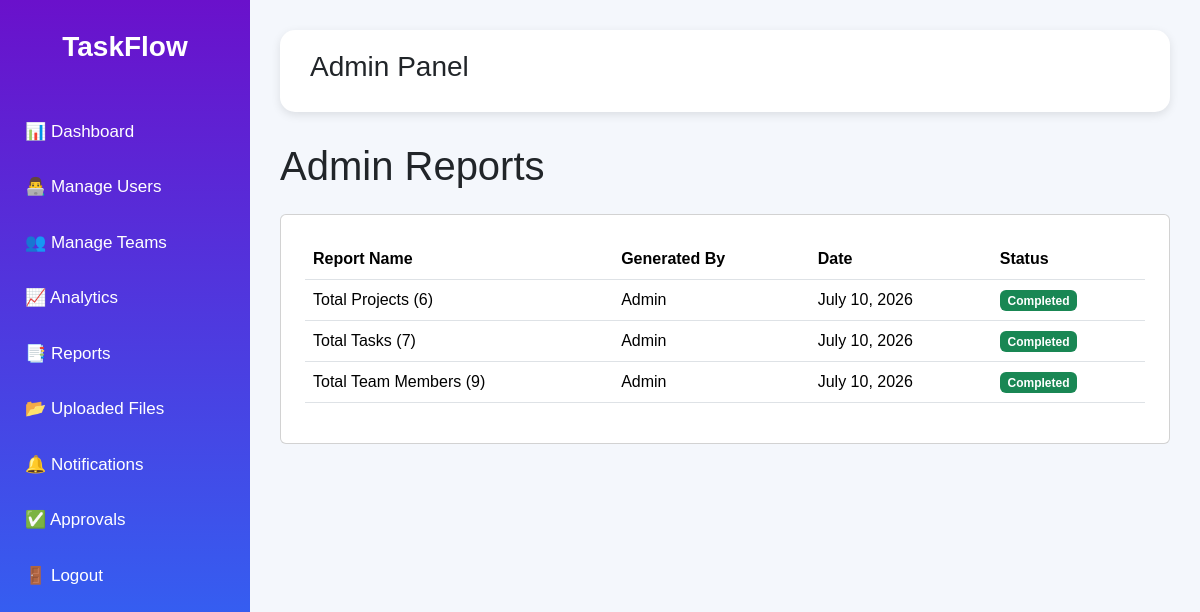
The page /reports/ on the database its author committed.
### productivity/models.py (models this page shows)
class Task(models.Model):
    project = models.ForeignKey(
        Project,
        on_delete=models.CASCADE
    )
    title = models.CharField(max_length=200)
    status = models.CharField(max_length=50)
    priority = models.CharField(max_length=50)
    assigned_to = models.CharField(max_length=100)
    deadline = models.DateField()

### productivity/views.py (the view)
def reports(request):
    reports_data = [
        {
            'name': f'Total Projects ({Project.objects.count()})',
            'generated_by': 'Admin',
            'date': date.today(),
            'status': 'Completed'
        },
        {
            'name': f'Total Tasks ({Task.objects.count()})',
            'generated_by': 'Admin',
            'date': date.today(),
            'status': 'Completed'
        },
        {
            'name': f'Total Team Members ({Team.objects.count()})',
            'generated_by': 'Admin',
            'date': date.today(),
            'status': 'Completed'
        }
    ]
    return render(
        request,
        'admin/reports.html',
        {
            'reports_data': reports_data
        }
    )

### productivity/templates/admin/reports.html
{% extends 'base/admin_base.html' %}
{% block content %}
<h1 class="mb-4">
Admin Reports
</h1>
<div class="card p-4">
<table class="table table-hover">
<thead>
<tr>
<th>
Report Name
</th>
<th>
Generated By
</th>
<th>
Date
</th>
<th>
Status
</th>
</tr>
</thead>
<tbody>
{% for report in reports_data %}
<tr>
<td>
{{ report.name }}
</td>
<td>
{{ report.generated_by }}
</td>
<td>
{{ report.date }}
</td>
<td>
{% if report.status == 'Completed' %}
<span class="badge bg-success">
Completed
</span>
{% else %}
<span class="badge bg-warning">
Pending
</span>
{% endif %}
</td>
</tr>
{% endfor %}
</tbody>
</table>
</div>
{% endblock %}

### productivity/static/css/style.css (style rules this page uses)
body { margin: 0; font-family: Arial, sans-serif; background: #f4f7fc; }

### productivity/static/css/admin.css (style rules this page uses)
body { margin: 0; font-family: Arial, sans-serif; background: #f4f7fc; }
.table { background: white; }

### rows shown on the page
Task: name "Total Projects (6)", generated_by "Admin", date "July 10, 2026", name "Total Tasks (7)", name "Total Team Members (9)"
